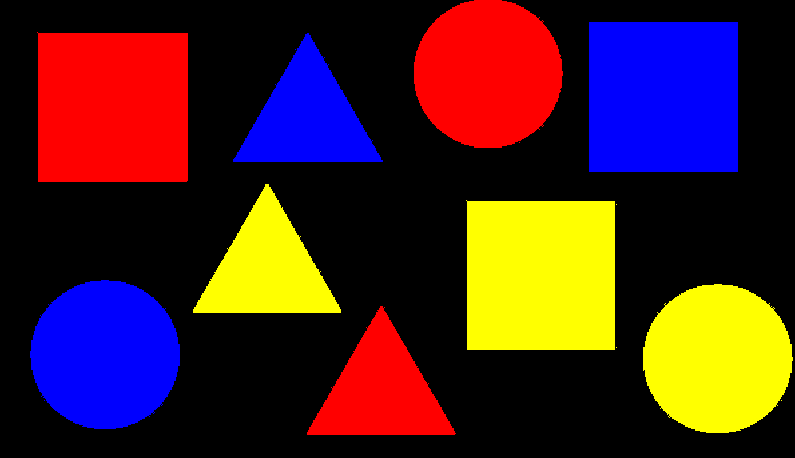
//> input picture Task5/img.png, 795 x 458 px
$ ./main   (built with g++ and OpenCV 4)
//> lines starting //> are read from the running program, lines starting //| are printed output that depends on the picture; after the words box and inside, x2 and y2 are one past the last pixel; in counts of white or black regions, pixels touching at a corner belong together
#include <iostream>
#include <string>
#include <opencv2/core.hpp>
#include <opencv2/imgproc.hpp>
#include <opencv2/highgui.hpp>

void drawContour(cv::InputArray &array, cv::InputArray &image, std::string name);

int main( void ){

    cv::Mat image = cv::imread("img.png", cv::IMREAD_COLOR);
//> image is the input picture: 458 rows x 795 cols, CV_8UC3; mean B, G, R 34.8, 34.6, 69.4
    cv::Mat  grayImage, grayCanny;

    if(image.empty()){
        std::cout << "Error \n";
        return 0;
    }

    cv::cvtColor(image, grayImage, cv::COLOR_BGR2GRAY);
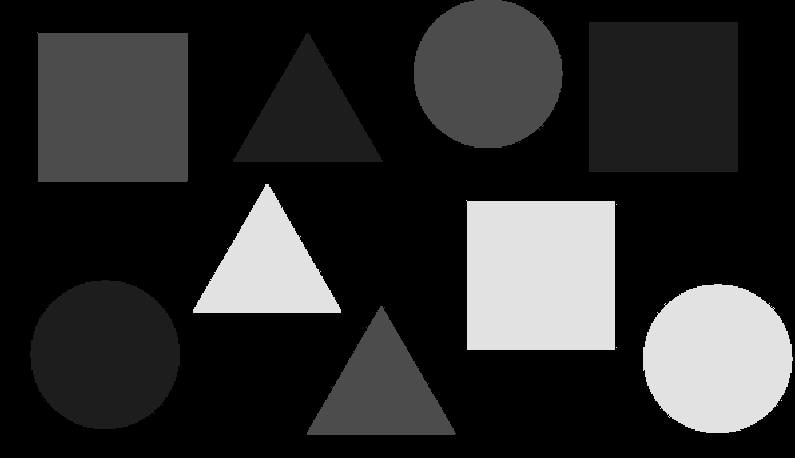
//> grayImage: 458 rows x 795 cols, CV_8UC1; min 0, max 226, mean 45
    cv::GaussianBlur(grayImage, grayImage, cv::Size(3, 3), 0);
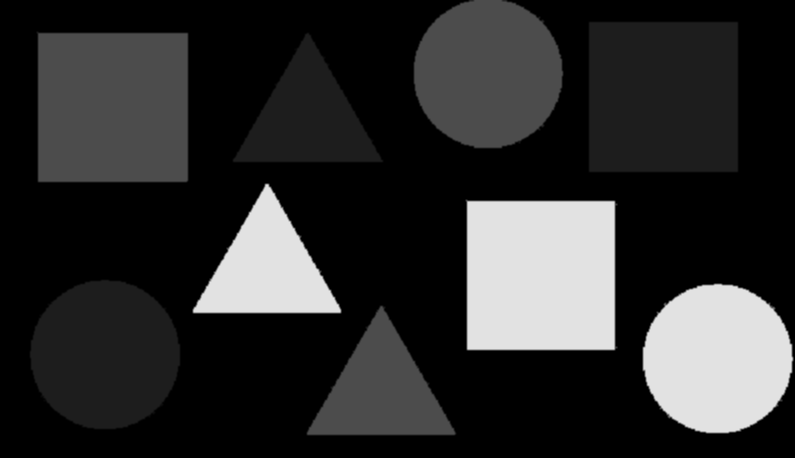
//> grayImage: 458 rows x 795 cols, CV_8UC1; 2.96% of pixels changed, all inside (x1, y1, x2, y2) = (29, 0, 794, 436)

    cv::Canny(grayImage, grayCanny, 50, 50, 3);
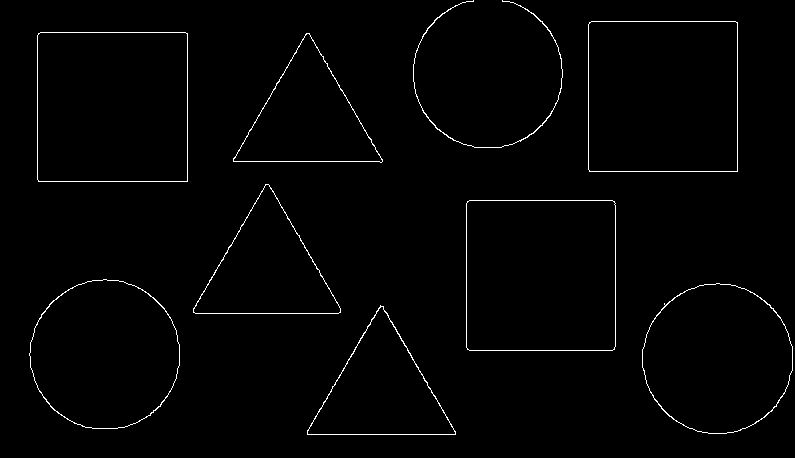
//> grayCanny: 458 rows x 795 cols, CV_8UC1; 1.3% white in thin lines or dots

    std::vector<std::vector<cv::Point>> contours;
    std::vector<cv::Vec4i> hierarchy;

    cv::findContours( grayCanny, contours, hierarchy, cv::RETR_TREE, cv::CHAIN_APPROX_SIMPLE);
//> contours = 17 contours; largest, box (x1, y1, x2, y2) and area: (37, 32, 188, 182) 22343, (588, 21, 738, 172) 22343, (37, 32, 188, 182) 22341, (588, 21, 738, 172) 22341, (466, 200, 616, 351) 22332
    cv::Mat result(cv::Mat::zeros( image.size(), CV_8UC3 ));

    for( size_t i = 0; i< contours.size(); i++ ){
        cv::Scalar color = cv::Scalar(0, 255, 0);
        cv::drawContours(result, contours, (int) i, color, 2, cv::LINE_8, hierarchy, 0);
    }
//> this loop made 17 passes
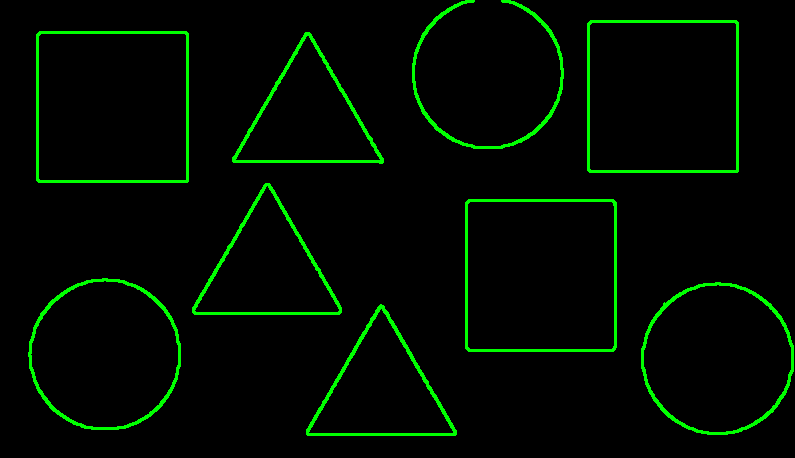
//> result: 458 rows x 795 cols, CV_8UC3; mean B, G, R 0, 10.6, 0

    for(const auto &contour : contours){
        auto moment = cv::moments(contour);
        auto point = cv::Point( static_cast<float>(moment.m10 / (moment.m00 + 1e-5)),
                                static_cast<float>(moment.m01 / (moment.m00 + 1e-5)));

        std::vector<cv::Point> contoursPoints;

        cv::approxPolyDP(cv::Mat(contour), contoursPoints, 5, true );

        if (contoursPoints.size() == 4){
            cv::putText(result, "Rectangle", point, 1, 1, cv::Scalar(0, 255, 0));
        }
        else if (contoursPoints.size() == 3){
            cv::putText(result, "Triangle", point, 1, 1, cv::Scalar(0, 255, 0));
        }
        else{
            cv::putText(result, "Circle", point, 1, 1, cv::Scalar(0, 255, 0));
        }
    }
//> this loop made 17 passes
//> point on passes 3, 4, 5, 6, 7, 8, 15, 16, 17: Point(717, 358), Point(717, 358), Point(104, 354), Point(104, 354), Point(540, 274), Point(540, 274), Point(662, 96), Point(662, 96), Point(490, 74)
//> (point, contoursPoints) on passes 1, 2, 9, 10, 11, 12: (Point(380, 390), 3 Points (x, y): [380, 305], [307, 434], [455, 434]), (Point(380, 390), 3 Points (x, y): [381, 306], [454, 434], [307, 433]), (Point(266, 269), 3 Points (x, y): [265, 184], [193, 312], [340, 312]), (Point(266, 269), 3 Points (x, y): [266, 184], [338, 313], [193, 311]), (Point(307, 117), 3 Points (x, y): [306, 33], [233, 161], [381, 162]), (Point(307, 117), 3 Points (x, y): [307, 33], [381, 162], [233, 160])
//> pass 3, `cv::putText(result, "Circle", point, 1, 1, cv::Scalar(0, 255, 0));`:
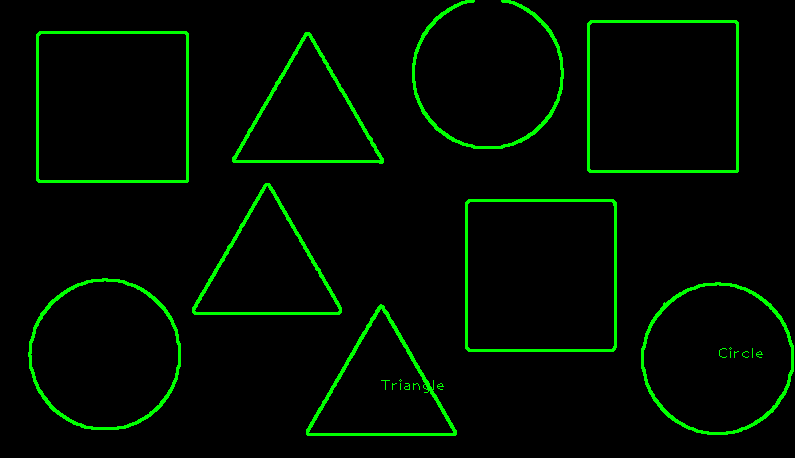
//> result: 458 rows x 795 cols, CV_8UC3; mean B, G, R 0, 10.7, 0
//> after the loop:
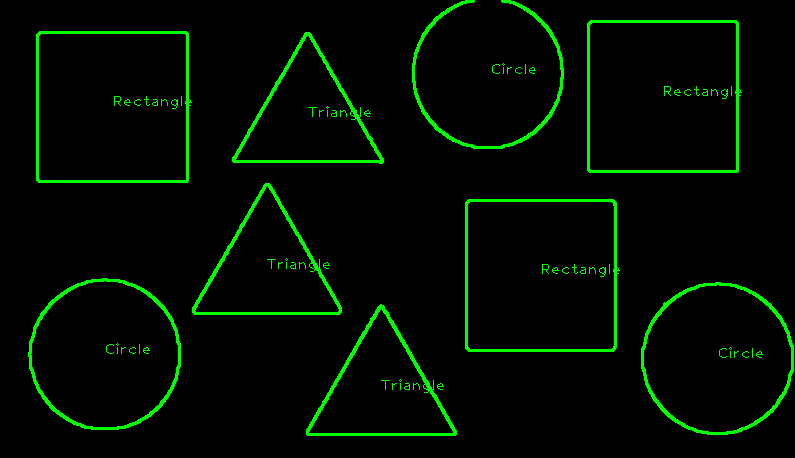
//> result: 458 rows x 795 cols, CV_8UC3; 0.25% of pixels changed, all inside (x1, y1, x2, y2) = (106, 63, 742, 354)

    cv::imshow("OriginalImage", image);
    cv::imshow("Result", result);
    cv::waitKey(0);
    return 0;
}
